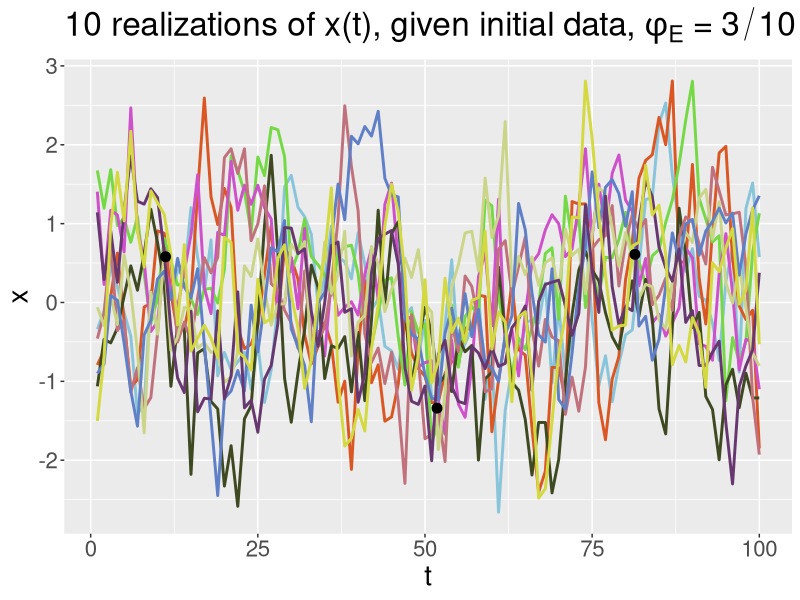

Source code (R):
library("ggplot2")
colors = c("#89C5DA", "#DA5724", "#74D944", "#CE50CA", "#3F4921", "#C0717C", "#CBD588", "#5F7FC7", 
           "#673770", "#D3D93E")
sigma = 1
phi = 3 / 10

data = c(0.58, -1.34, 0.61)
points = c(11.2, 51.8, 81.4)

t = 1:100
# for task 2
t = c(t, points)

size = length(t)
H = abs( matrix(1, size, 1) %*% t - t %*% matrix(1, 1, size) )
S = sigma * sigma * exp( -phi * H )

# the new expectation and variance based on the data
S_a = S[1:(size - 3), 1:(size - 3)]
S_ab = S[1:(size - 3),(size - 2):size]
S_ba = S[(size - 2):size, 1:(size - 3)]
S_b = S[(size - 2):size,(size - 2):size]

my = S_ab %*% solve(S_b, data)
var = S_a - S_ab %*% solve(S_b) %*% S_ba

simulate_independent = function() {
  p = ggplot()
  Lt = chol(S)
  L = t(Lt)
  for (i in 1:10) {
    z = rnorm(100)
    x = L %*% z
    df = data.frame(t, x)
    p = p + geom_line(data = df, aes(t, x), color = colors[i], size = 1)
  }
  p = p + theme(text = element_text(size = 20))
  p = p + labs(title = expression("10 realizations of x(t), with exponential correlation,"~phi[E]~"="~1 / 10), x = "t", y = "x", size = 10)
  print(p)
}
simulate_dependent = function() {
  p = ggplot()
  t = t[1:100]
  Lt = chol(var)
  L = t(Lt)
  for (i in 1:10) {
    z = rnorm(100)
    x = my + L %*% z
    df = data.frame(t, x)
    p = p + geom_line(data = df, aes(t, x), color = colors[i], size = 1)
  }
  df = data.frame(points, data)
  p = p + geom_point(data = df, aes(points, data), size = 3, color = "black")
  p = p + theme(text = element_text(size = 20))
  p = p + labs(title = expression("10 realizations of x(t), given initial data,"~phi[E]~"="~3 / 10), x = "t", y = "x", size = 10)
  print(p)
}

main = function() {
  # task 1
  #simulate_independent()
  
  # task 2
  simulate_dependent()
}

main()
